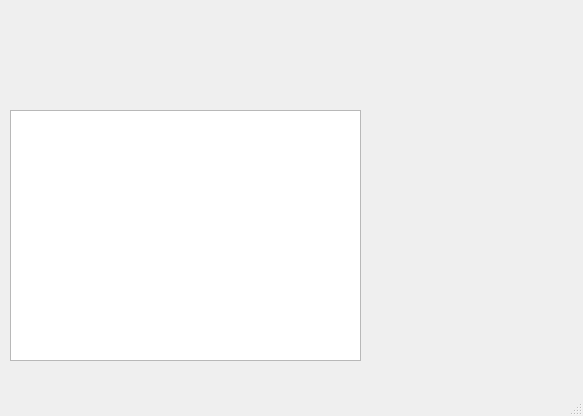
<?xml version="1.0" encoding="UTF-8"?>
<ui version="4.0">
 <class>ScriptWindow</class>
 <widget class="QMainWindow" name="ScriptWindow">
  <property name="geometry">
   <rect>
    <x>0</x>
    <y>0</y>
    <width>583</width>
    <height>416</height>
   </rect>
  </property>
  <property name="windowTitle">
   <string>MainWindow</string>
  </property>
  <widget class="QWidget" name="centralwidget">
   <widget class="QPlainTextEdit" name="plainTextEdit">
    <property name="geometry">
     <rect>
      <x>10</x>
      <y>110</y>
      <width>351</width>
      <height>251</height>
     </rect>
    </property>
   </widget>
  </widget>
  <widget class="QMenuBar" name="menubar">
   <property name="geometry">
    <rect>
     <x>0</x>
     <y>0</y>
     <width>583</width>
     <height>20</height>
    </rect>
   </property>
  </widget>
  <widget class="QStatusBar" name="statusbar"/>
 </widget>
 <resources/>
 <connections/>
</ui>
